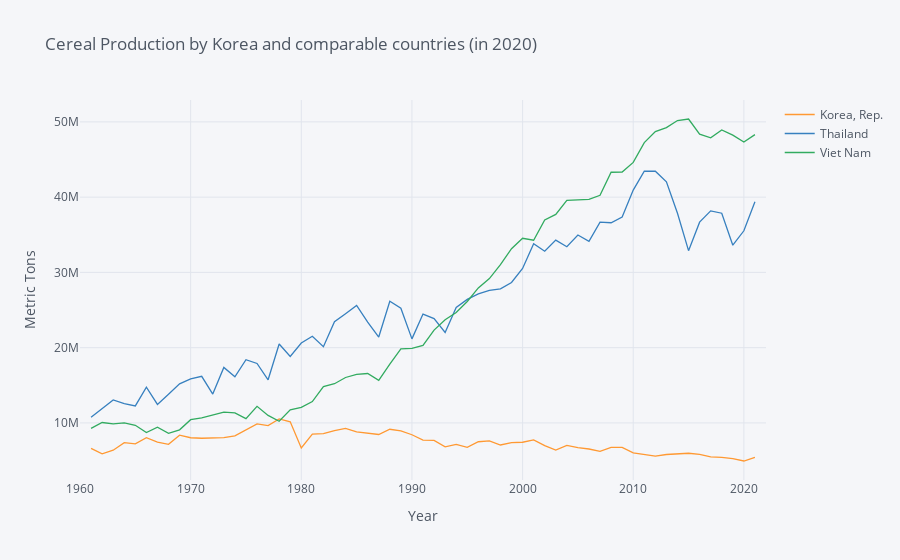

Notebook cell for this chart:
### Markdown cell above
# 8. [C] Agricultural Production

### Code cell
#[C]Agricultural Production
def fix_date_index(df):
    idx_vars = df.index.names
    new = df.reset_index()
    new.date = new.date.astype(int)
    return new.set_index(idx_vars)


vars = {"AG.PRD.CREL.MT":"Cereal production"}
use=["KOR","THA","VNM"]

cereals = fix_date_index(wbdata.get_dataframe(vars,country=use)).squeeze().unstack('country')
# Use this to find top producers:
#big_producers = cereals.query('date==2020').squeeze().sort_values(ascending=False)
#big_producers.head(20)

cereals.iplot(xTitle="Year",yTitle="Metric Tons",
              title="Cereal Production by Korea and comparable countries (in 2020)")
